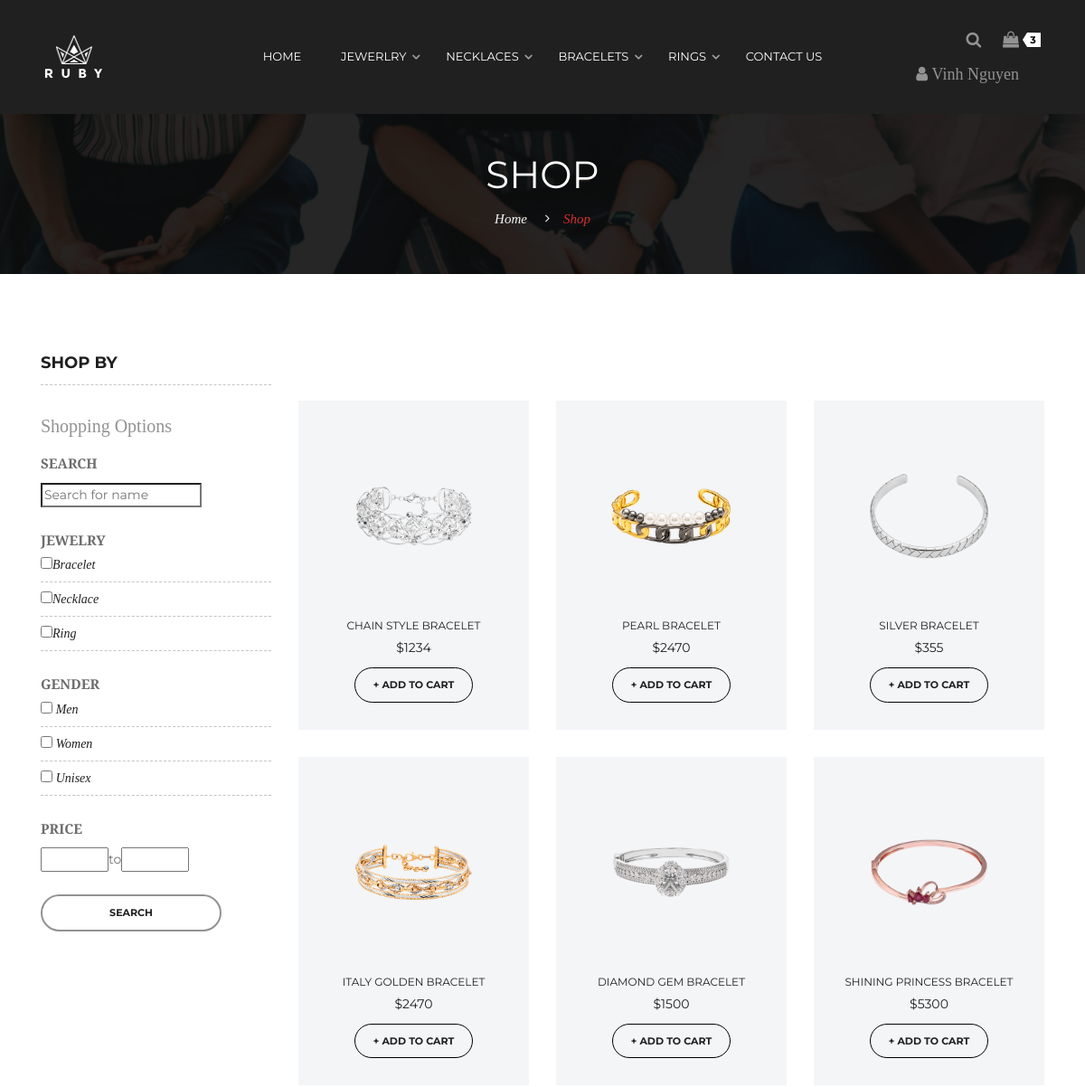
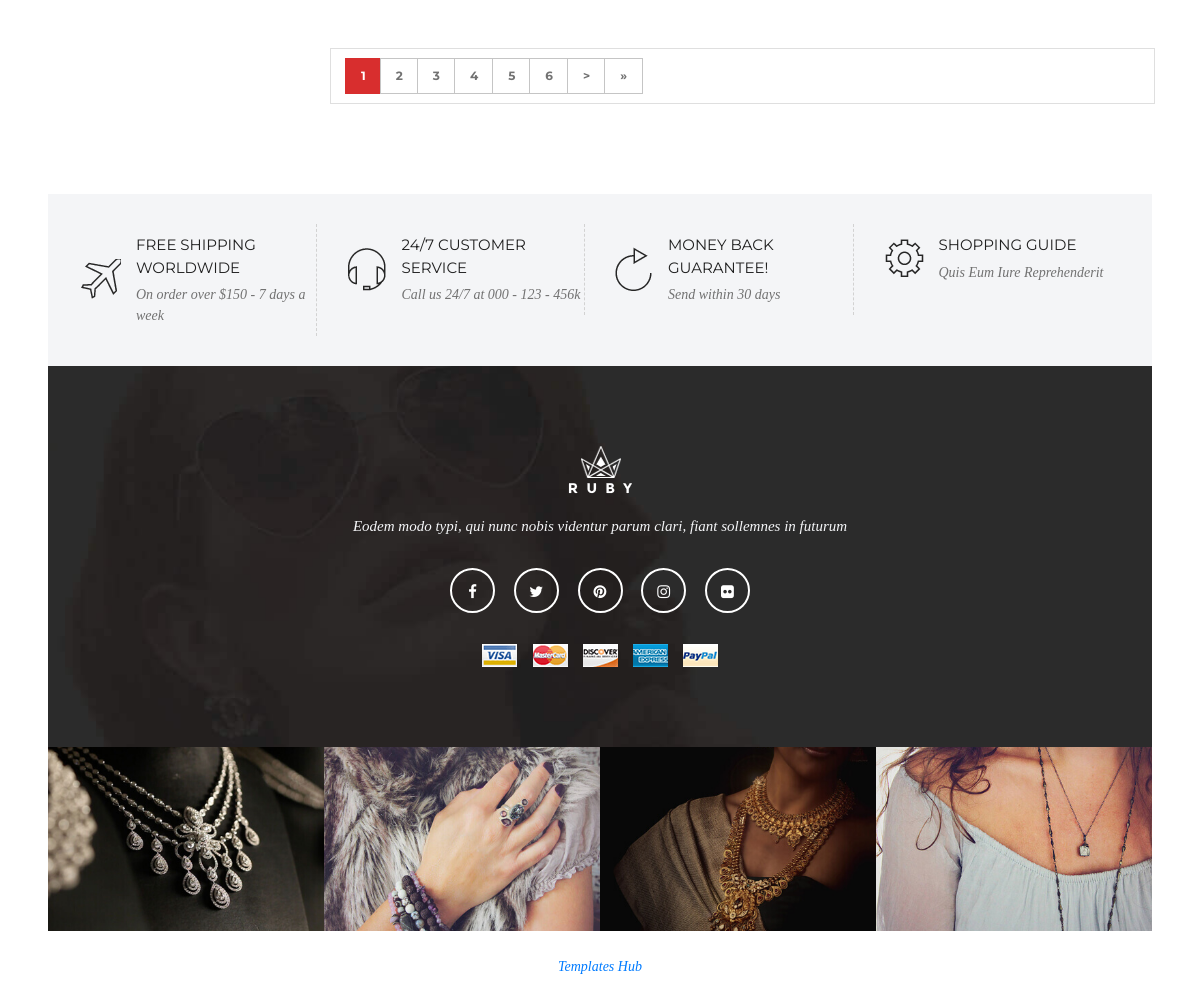
The page /shop.php on the database its author committed (2 pictures, top to bottom).
### tables this page shows
CREATE TABLE `loaisanpham` (
  `malsp` varchar(10) NOT NULL,
  `tenloaisp` varchar(200) DEFAULT NULL,
  `hinhloaisp` varchar(50) DEFAULT NULL,
  `mota` varchar(200) DEFAULT NULL
);

CREATE TABLE `sanpham` (
  `idsanpham` varchar(50) NOT NULL,
  `soluong` int(200) DEFAULT NULL,
  `tensp` varchar(100) DEFAULT NULL,
  `maloaisp` varchar(10) DEFAULT NULL,
  `dongia` double DEFAULT NULL,
  `mota` varchar(2000) DEFAULT NULL,
  `hinhanh` varchar(200) DEFAULT NULL,
  `chatlieu` varchar(20) DEFAULT NULL,
  `mausac` varchar(20) DEFAULT NULL,
  `kichthuoc` double DEFAULT NULL,
  `gioitinh` varchar(20) NOT NULL
);

### shop.php (the view, shortened to what the rows shown need)
<?php
    $rowsPerPage = 6;
    $pageNum = 1;
    $offset = ($pageNum - 1) * $rowsPerPage;
?>
<!DOCTYPE html>
<html class="no-js" lang="zxx">
<head>
    <link href="assets/css/vendor/bootstrap.min.css" rel="stylesheet">
    <link href="assets/css/vendor/font-awesome.css" rel="stylesheet">
    <link href="assets/css/plugins.css" rel="stylesheet">
    <link href="assets/css/style.css" rel="stylesheet">
</head>
<body>
    <div id="page-title-area">
        <div class="container">
            <div class="row">
                <div class="col-12 text-center">
                    <div class="page-title-content">
                        <h1>Shop</h1>
                    </div>
                </div>
            </div>
        </div>
    </div>
    <div id="page-content-wrapper" class="p-9">
        <div class="container">
            <div class="row">
                <div class="col-lg-3 mt-5 mt-lg-0 order-last order-lg-first">
                    <div id="sidebar-area-wrap">
                        <div class="single-sidebar-wrap">
                            <h2 class="sidebar-title">Shop By</h2>
                            <div class="sidebar-body">
                                <div class="shopping-option">
                                    <form action="shop.php" method="get">
                                        <div class="shopping-option-item">
                                            <ul class="sidebar-list">
                                                <?php
                                                    $sql = "SELECT * FROM loaisanpham";
                                                    $result = ExecuteQuery($sql);
                                                    if ($result->num_rows > 0) {
                                                        while ($row = $result->fetch_array()) {
                                                            if(isset($_GET['type'])){
                                                                if(in_array($row['malsp'],$type))
                                                                {
                                                                    $str = '<li><input type="checkbox" checked value="' . $row['malsp'] . '"name="' . 'type[]' . '">';
                                                                }else
                                                                    $str = '<li><input type="checkbox" value="' . $row['malsp'] . '"name="' . 'type[]' . '">';
                                                            }else
                                                                $str = '<li><input type="checkbox" value="' . $row['malsp'] . '"name="' . 'type[]' . '">';
                                                            $str = $str . '<label class="form-check-label" for="' . $row['tenloaisp'] . '" style="font-family:' . "'Droid Serif'" . '; font-style: italic; color: #202020; font-size: 1.4rem">' . $row['tenloaisp'] . '</label></li>';
                                                            echo $str;
                                                        }
                                                    }
                                                ?>
                                            </ul>
                                        </div>
                                    </form>
                                </div>
                            </div>
                        </div>
                    </div>
                </div>
                <div class="col-lg-9">
                    <div class="shop-page-content-wrap">
                        <div class="shop-page-products-wrap">
                            <div class="products-wrapper">
                                <div class="row">
                                    <?php
                                        $sql = "SELECT * FROM sanpham";
                                           $sql .= " LIMIT $offset, $rowsPerPage";
                                        $result = ExecuteQuery($sql);
                                        if($result->num_rows > 0){
                                            while($row = $result->fetch_array()){
                                                echo '<div class="col-lg-4 col-sm-6">';
                                                echo'<div class="single-product-item text-center">';
                                                echo '<figure class="product-thumb">';
                                                switch ($row['maloaisp'])
                                                {
                                                    case 'BRL':
                                                        $str = '<a href="single-product.php?id='.$row['idsanpham'].'"><img src="assets/img/Bracelet/'.$row['hinhanh'].'"
                                                                                   alt="Products" class="img-fluid"></a>';
                                                        echo $str;
                                                        break;
                                                }
                                                echo '</figure>';
                                                echo '<div class="product-details">';
                                                echo '<h2><a href="single-product.php?id='.$row['idsanpham'].'">'.$row['tensp'].'</a></h2>';
                                                echo '<span class="price">'.'$'.$row['dongia'].'</span>';
                                                echo '<form method="post">';
                                                echo '<button type="submit" name="addToCart" value="addcart" class="btn btn-add-to-cart" style="border: 1px solid black;">+ Add to Cart</button>';
                                                echo '</form>';
                                                echo ' </div></div>';
                                                echo '</div>';
                                            }
                                        }else
                                        {
                                            echo '<div class="col-lg-12 col-sm-12"><h1>Browse 0 results"</h1></div>';
                                        }
                                    ?>
                                </div>
                            </div>
                        </div>
                    </div>
                </div>
            </div>
        </div>
    </div>
    <footer id="footer-area">
        <div class="footer-callto-action">
            <div class="ruby-container">
                <div class="callto-action-wrapper">
                    <div class="row">
                        <div class="col-lg-3 col-md-6">
                            <div class="single-callto-action d-flex">
                                <div class="callto-info">
                                    <h2>Free Shipping Worldwide</h2>
                                </div>
                            </div>
                        </div>
                        <div class="col-lg-3 col-md-6">
                            <div class="single-callto-action d-flex">
                                <div class="callto-info">
                                    <h2>24/7 CUSTOMER SERVICE</h2>
                                </div>
                            </div>
                        </div>
                        <div class="col-lg-3 col-md-6">
                            <div class="single-callto-action d-flex">
                                <div class="callto-info">
                                    <h2>MONEY BACK Guarantee!</h2>
                                </div>
                            </div>
                        </div>
                        <div class="col-lg-3 col-md-6">
                            <div class="single-callto-action d-flex">
                                <div class="callto-info">
                                    <h2>SHOPPING GUIDE</h2>
                                </div>
                            </div>
                        </div>
                    </div>
                </div>
            </div>
        </div>
    </footer>
</body>
</html>

### rows shown on the page
loaisanpham: tenloaisp "Bracelet"
loaisanpham: tenloaisp "Necklace"
loaisanpham: tenloaisp "Ring"
sanpham: hinhanh (picture), tensp "CHAIN STYLE BRACELET", dongia "1234"
sanpham: hinhanh (picture), tensp "PEARL BRACELET", dongia "2470"
sanpham: hinhanh (picture), tensp "SILVER BRACELET", dongia "355"
sanpham: hinhanh (picture), tensp "ITALY GOLDEN BRACELET", dongia "2470"
sanpham: hinhanh (picture), tensp "DIAMOND GEM BRACELET", dongia "1500"
sanpham: hinhanh (picture), tensp "SHINING PRINCESS BRACELET", dongia "5300"

### other values the page prints
$pageNum "1"
